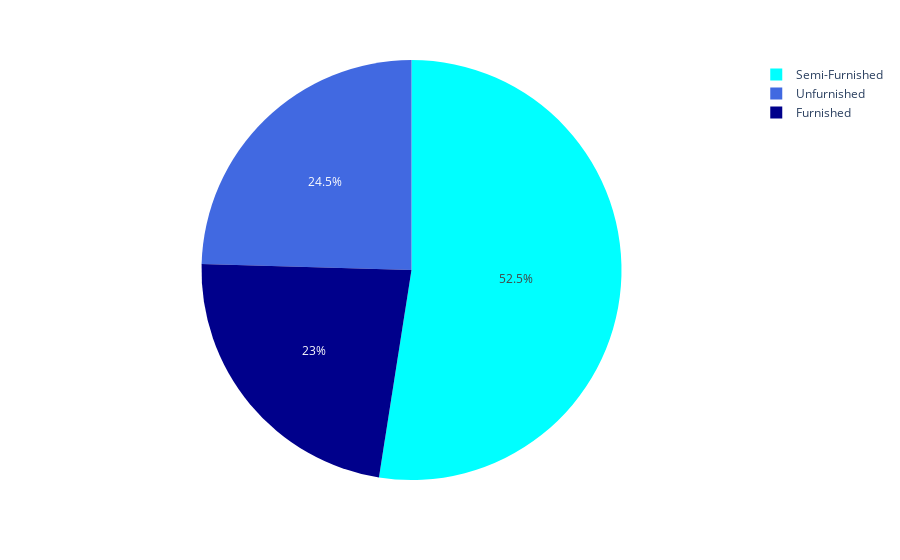

The notebook cell saved with this chart:
### Code cell
px.pie(data, values='Rent', names='Furnishing Status',
             color_discrete_map={'Semi-Furnished':'cyan',
                                 'Unfurnished':'royalblue',
                                 'Furnished':'darkblue'})

### Figure 1 — Plotly figure (JSON) as saved in the notebook; plotly's stock layout.template omitted (floating-point values rounded to 4 significant figures; data arrays with more than 128 entries replaced by an {"elided": "..."} marker saying what was removed)
{"data": [{"customdata": {"elided": "4746x1 str values"}, "domain": {"x": [0, 1], "y": [0, 1]}, "hovertemplate": "Furnishing Status=%{customdata[0]}<br>Rent=%{value}<extra></extra>", "labels": {"elided": "4746 str values"}, "legendgroup": "", "marker": {"colors": {"elided": "4746 str values"}}, "name": "", "showlegend": true, "type": "pie", "values": {"elided": "4746 int values"}}], "layout": {"legend": {"tracegroupgap": 0}, "margin": {"t": 60}}}
